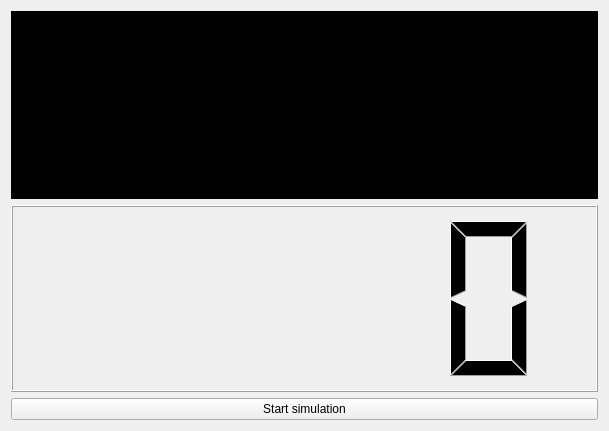
<?xml version="1.0" encoding="UTF-8"?>
<ui version="4.0">
 <class>MainWindow</class>
 <widget class="QMainWindow" name="MainWindow">
  <property name="geometry">
   <rect>
    <x>0</x>
    <y>0</y>
    <width>609</width>
    <height>431</height>
   </rect>
  </property>
  <property name="windowTitle">
   <string>MainWindow</string>
  </property>
  <widget class="QWidget" name="centralWidget">
   <layout class="QGridLayout" name="gridLayout">
    <item row="0" column="0">
     <layout class="QVBoxLayout" name="verticalLayout">
      <property name="rightMargin">
       <number>0</number>
      </property>
      <item>
       <layout class="QHBoxLayout" name="horizontalLayout">
        <property name="sizeConstraint">
         <enum>QLayout::SetMinimumSize</enum>
        </property>
        <property name="topMargin">
         <number>0</number>
        </property>
        <property name="rightMargin">
         <number>0</number>
        </property>
        <item>
         <widget class="QLabel" name="label_2">
          <property name="styleSheet">
           <string notr="true">background-color: rgb(0, 0, 0);</string>
          </property>
          <property name="text">
           <string/>
          </property>
         </widget>
        </item>
       </layout>
      </item>
      <item>
       <widget class="QLCDNumber" name="lcdNumber">
        <property name="enabled">
         <bool>true</bool>
        </property>
       </widget>
      </item>
     </layout>
    </item>
    <item row="1" column="0">
     <widget class="QPushButton" name="pushButton">
      <property name="text">
       <string>Start simulation</string>
      </property>
     </widget>
    </item>
   </layout>
  </widget>
 </widget>
 <layoutdefault spacing="6" margin="11"/>
 <resources/>
 <connections/>
</ui>
